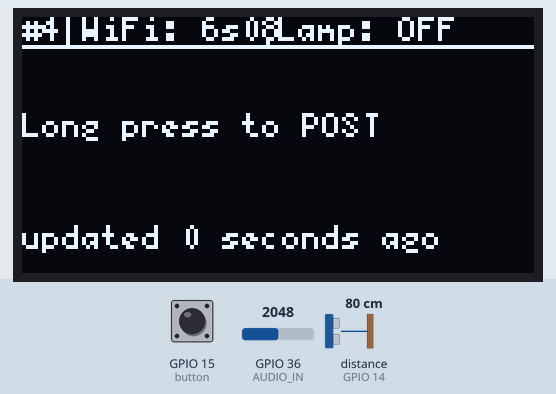
This sketch was run on a simulated ESP32. Shown: 128×64 one-colour display. Wiring (inferred from the names in the program): ultrasonic range finder: trigger GPIO 12; echo GPIO 14. The test bench sets the inputs (shaded band); at power-on: distance to the obstacle (sensor on GPIO 14) 80 cm, GPIO 15 (button) LOW, GPIO 36 (AUDIO_IN) = 2048. The echo pulse lasts 58.3 µs per cm; WiFi joins after 1.5 s; servers stay silent unless stated; uploads are accepted with an empty reply; what the sketch prints to the serial monitor is not drawn.

Above: at 5.5 s.
5.6 s: distance to the obstacle (sensor on GPIO 14) set to 2 cm
At 6.8 s:
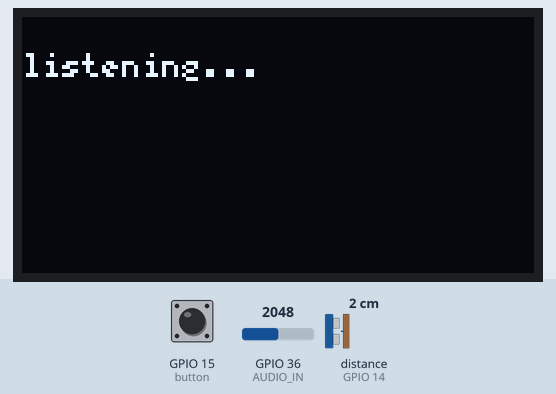
At 11.5 s:
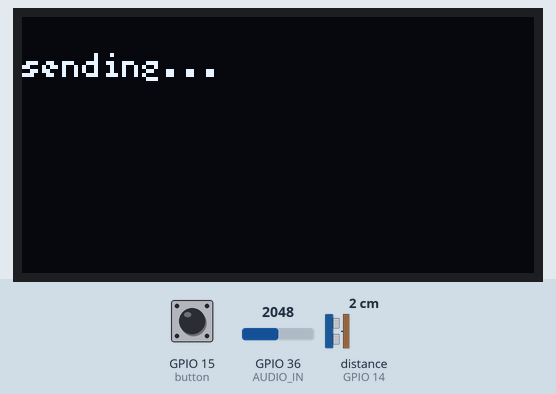
Timing chart, 0 to 13.0 s (numbered marks = the images above; inputs shaded):
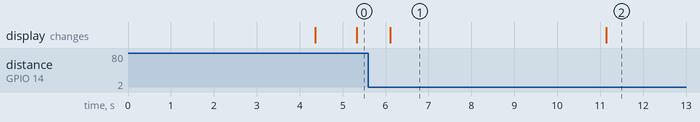

The sketch:

light_responding_lamp.ino
```cpp
/*
This code is what will be running on the single lamp
ESP32 module.
Basically, it should perform a GET request every 3 seconds,
checking to see if its status has been updated on the
server to one of the emergency states, and update the
lamp color based on that information.
*/

#include <U8g2lib.h>
#include <base64.h>
#include <WiFiClientSecure.h>

#define SCREEN U8G2_SH1106_128X64_NONAME_F_4W_HW_SPI
#define SCREEN_HEIGHT 64
#define SCREEN_WIDTH 128

// LIGHTSTATE variables
#define OFF 0
#define DIM 1
#define ON 2
#define RED 3
#define BLUE 4
#define ORANGE 5

// STATE variables
#define IDLE 0
#define MOTION 3
#define RECORDING 4
#define FIRE 5
#define SAFETY 6
#define INJURY 7
#define CANCEL 8
#define HELP_INCOMING 9
#define HELP_CLOSE 10
#define HELP_ARRIVED 11
#define RESET 12

// lamp ID in database
int ID = 4;
int LAST_STATE;

const int response_timeout = 6000; //ms to wait for response from host
const int button_pin = 15;
unsigned long get_timer = millis();
unsigned long put_timer = millis();
int put_delay = 10000;
int get_delay = 5000;
int STATE = 0;
int LIGHTSTATE = 0;
String type = "";
String message;
String status;

SCREEN oled(U8G2_R0, 5, 17, 16);

#define DELAY 1000
#define SAMPLE_FREQ 8000                           // Hz, telephone sample rate
#define SAMPLE_DURATION 5                         // duration of fixed sampling
#define NUM_SAMPLES SAMPLE_FREQ*SAMPLE_DURATION    // number of of samples
#define ENC_LEN (NUM_SAMPLES + 2 - ((NUM_SAMPLES + 2) % 3)) / 3 * 4  // Encoded length of clip

/* CONSTANTS */
//Prefix to POST request:
const String PREFIX = "{\"config\":{\"encoding\":\"MULAW\",\"sampleRateHertz\":8000,\"profanityFilter\":true,\"languageCode\": \"en-US\"}, \"audio\": {\"content\":\"";
const String SUFFIX = "\"}}"; //suffix to POST request
const int AUDIO_IN = A0; //pin where microphone is connected
const int BUTTON_PIN = 15; //pin where button is connected
const String API_KEY = "AIzaSyC2nT5F69sBBaldwhMkcf_nLxzpexAMslg";


/* Global variables*/
int button_state; //used for containing button state and detecting edges
int old_button_state; //used for detecting button edges
unsigned long time_since_sample;      // used for microsecond timing
String speech_data; //global used for collecting speech data
const char* ssid     = "6s08";     // 6s08 your network SSID (name of wifi network)
const char* password = "iesc6s08"; // iesc6s08 your network password
const char*  server = "speech.google.com";  // Server URL

WiFiClientSecure client; //global WiFiClient Secure object

//Below is the ROOT Certificate for Google Speech API authentication (we're doing https so we need this)
//don't change this!!
const char* root_ca= \
"-----BEGIN CERTIFICATE-----\n" \
"MIIDujCCAqKgAwIBAgILBAAAAAABD4Ym5g0wDQYJKoZIhvcNAQEFBQAwTDEgMB4G\n" \
"A1UECxMXR2xvYmFsU2lnbiBSb290IENBIC0gUjIxEzARBgNVBAoTCkdsb2JhbFNp\n" \
"Z24xEzARBgNVBAMTCkdsb2JhbFNpZ24wHhcNMDYxMjE1MDgwMDAwWhcNMjExMjE1\n" \
"MDgwMDAwWjBMMSAwHgYDVQQLExdHbG9iYWxTaWduIFJvb3QgQ0EgLSBSMjETMBEG\n" \
"A1UEChMKR2xvYmFsU2lnbjETMBEGA1UEAxMKR2xvYmFsU2lnbjCCASIwDQYJKoZI\n" \
"hvcNAQEBBQADggEPADCCAQoCggEBAKbPJA6+Lm8omUVCxKs+IVSbC9N/hHD6ErPL\n" \
"v4dfxn+G07IwXNb9rfF73OX4YJYJkhD10FPe+3t+c4isUoh7SqbKSaZeqKeMWhG8\n" \
"eoLrvozps6yWJQeXSpkqBy+0Hne/ig+1AnwblrjFuTosvNYSuetZfeLQBoZfXklq\n" \
"tTleiDTsvHgMCJiEbKjNS7SgfQx5TfC4LcshytVsW33hoCmEofnTlEnLJGKRILzd\n" \
"C9XZzPnqJworc5HGnRusyMvo4KD0L5CLTfuwNhv2GXqF4G3yYROIXJ/gkwpRl4pa\n" \
"zq+r1feqCapgvdzZX99yqWATXgAByUr6P6TqBwMhAo6CygPCm48CAwEAAaOBnDCB\n" \
"mTAOBgNVHQ8BAf8EBAMCAQYwDwYDVR0TAQH/BAUwAwEB/zAdBgNVHQ4EFgQUm+IH\n" \
"V2ccHsBqBt5ZtJot39wZhi4wNgYDVR0fBC8wLTAroCmgJ4YlaHR0cDovL2NybC5n\n" \
"bG9iYWxzaWduLm5ldC9yb290LXIyLmNybDAfBgNVHSMEGDAWgBSb4gdXZxwewGoG\n" \
"3lm0mi3f3BmGLjANBgkqhkiG9w0BAQUFAAOCAQEAmYFThxxol4aR7OBKuEQLq4Gs\n" \
"J0/WwbgcQ3izDJr86iw8bmEbTUsp9Z8FHSbBuOmDAGJFtqkIk7mpM0sYmsL4h4hO\n" \
"291xNBrBVNpGP+DTKqttVCL1OmLNIG+6KYnX3ZHu01yiPqFbQfXf5WRDLenVOavS\n" \
"ot+3i9DAgBkcRcAtjOj4LaR0VknFBbVPFd5uRHg5h6h+u/N5GJG79G+dwfCMNYxd\n" \
"AfvDbbnvRG15RjF+Cv6pgsH/76tuIMRQyV+dTZsXjAzlAcmgQWpzU/qlULRuJQ/7\n" \
"TBj0/VLZjmmx6BEP3ojY+x1J96relc8geMJgEtslQIxq/H5COEBkEveegeGTLg==\n" \
"-----END CERTIFICATE-----\n";

// Pins
const int TRIG_PIN = 12;
const int ECHO_PIN = 14;
//The Button pin is now pin 15
// Anything over 400 cm (23200 us pulse) is "out of range"
//~54.24 cm or 21 inches (3146 us pulse)
const unsigned int MAX_DIST = 4146;
#define TIMEOUT_PERIOD 3000
int state=1;
int last_on;
unsigned long timer;
int isDetected(void){
  unsigned long t1;
  unsigned long t2;
  unsigned long pulse_width;
  float cm;
  float inches;
  // Hold the trigger pin high for at least 10 us
  digitalWrite(TRIG_PIN, HIGH);
  delayMicroseconds(10);
  digitalWrite(TRIG_PIN, LOW);
  // Wait for pulse on echo pin
  while ( digitalRead(ECHO_PIN) == 0 );
  // Measure how long the echo pin was held high (pulse width)
  // Note: the micros() counter will overflow after ~70 min
  t1 = micros();
  while ( digitalRead(ECHO_PIN) == 1);
  t2 = micros();
  pulse_width = t2 - t1;
  // Calculate distance in centimeters and inches. The constants
  // are found in the datasheet, and calculated from the assumed speed
  //of sound in air at sea level (~340 m/s).
  cm = pulse_width / 58.0;
  inches = pulse_width / 148.0;
  // Print out results
  if ( pulse_width > MAX_DIST ) {
    return 0;
  } else {
    return 1;
    //Serial.print(cm);
    //Serial.print(" cm \t");
    //Serial.print(inches);
    //Serial.println(" in");
  }

  // Wait at least 60ms before next measurement
  delay(60);
}

class Button {
  public:
    unsigned long t_of_state_2;
    unsigned long t_of_button_change;
    unsigned long debounce_time;
    unsigned long long_press_time;
    int pin;
    int flag;
    bool button_pressed;
    int state; // This is public for the sake of convenience
    Button(int p) {
        flag = 0;
        state = 0;
        pin = p;
        t_of_state_2 = millis();       //init
        t_of_button_change = millis(); //init
        debounce_time = 10;
        long_press_time = 1000;
        button_pressed = 0;
    }
    void read() {
        int button_state = digitalRead(pin);
        button_pressed = !button_state;
    }
    int update() {
      read();
      flag = 0;
      if (state == 0) {
          if (button_pressed) {
              state = 1;
              t_of_button_change = millis();
          }
          return flag;
      } else if (state == 1) {
          if (button_pressed && millis() - t_of_button_change >= debounce_time) {
              state = 2;
              t_of_state_2 = millis();
          } else if (!button_pressed) {
              state = 0;
              t_of_button_change = millis();
          }
      } else if (state == 2) {
          if (!button_pressed){
              state = 4;
              t_of_button_change = millis();
          } else if (button_pressed && millis() - t_of_state_2 >= long_press_time){
              state = 3;
          }
      } else if (state == 3) {
          if (!button_pressed){
              state = 4;
              t_of_button_change = millis();
          }
      } else if (state == 4) {
          if (button_pressed && millis() - t_of_state_2 < long_press_time) {
              state = 2;
              t_of_button_change = millis();
          } else if (button_pressed && millis() - t_of_state_2 >= long_press_time) {
              state = 3;
              t_of_button_change = millis();
          } else if (!button_pressed && millis() - t_of_button_change >= debounce_time) {
              state = 0;
              if (millis() - t_of_state_2 <= long_press_time) {
                  flag = 1;
              } else if (millis() - t_of_state_2 >= long_press_time) {
                  flag = 2;
              }
          }
      }
      return flag;
    }
};


Button button(15); //declare button object


void setup() {
  Serial.begin(115200);
  Serial.println("Starting...");
  // The Trigger pin will tell the sensor to range find
  pinMode(TRIG_PIN, OUTPUT);
  digitalWrite(TRIG_PIN, LOW);
  oled.setFont(u8g2_font_5x7_tf); //set font on oled
  oled.begin();
  WiFi.begin(ssid,password); //WiFi.begin(ssid,password);      //attempt to connect to wifi
  oled.setCursor(0, 15);  //set cursor
  speech_data.reserve(PREFIX.length()+ENC_LEN+SUFFIX.length());
  oled.print("Starting"); //print starting message
  oled.sendBuffer();      //send it (so it displays)
  start_WiFi();
  Serial.println("Started.");
  status = do_get();
}


void loop() {
  oled.clearBuffer();
  int bv = button.update(); //get button value
  switch (STATE) {
    case IDLE:
      message = "Long press to POST";
      if (bv == 2){
        STATE = FIRE;
      }
      if (isDetected() == 1 and last_on != isDetected()){
        do_put("0.5");
        if (listen() == 1){
          STATE = FIRE;
        }
        put_timer = millis();
      }
      break;
    case FIRE: {
      if (bv == 2){
        String output = do_post("IDLE");
        STATE = IDLE;
        LIGHTSTATE = ON;//Delay and then dim
      } else {
        String output = do_post("FIRE");
        message = output;
        LIGHTSTATE = RED;
      }
      break;
      }
    }
  switch (LIGHTSTATE) {
    case OFF:
      oled.setCursor(64, 6);
      oled.print("Lamp: OFF");
      break;
    case DIM:
      oled.setCursor(64, 6);
      oled.print("Lamp: DIM");
      break;
    case ON:
      oled.setCursor(64, 6);
      oled.print("Lamp: ON");
      break;
    case RED:
      oled.setCursor(64, 6);
      oled.print("Lamp: RED");
      break;
    case BLUE:
      oled.setCursor(64, 6);
      oled.print("Lamp: BLUE");
      break;
    case ORANGE:
      oled.setCursor(64, 6);
      oled.print("Lamp: ORANGE");
      break;
  }
  // update the status if we haven't checked in a while
  if (millis() - get_timer > get_delay) {
    String get = do_get();
    status = get;
    get_timer = millis();
    if (status == "FIRE"){
      LIGHTSTATE = RED;
    } else if (status == "IDLE"){
      LIGHTSTATE = ON;
    } else if (status == "ACCEPTED") {
      LIGHTSTATE = BLUE;
    }
  }
  // "put" if we don't see motion for a while
  if (isDetected() == 1 && millis() - put_timer > put_delay) {
    Serial.println("doing the PUT request");
    do_put("0.1");
    put_timer = millis();
  }
  // draw lines for the "status bar"
  oled.drawLine(0, 7, 128, 7);
  oled.drawLine(11, 0, 11, 7);
  oled.drawLine(61, 0, 61, 7);
  // print the main message at center screen
  pretty_print(0, 30, message, 5, 7, 1, oled);
  // print the status bar message along the top
  pretty_print(0,6,"#" + String(ID) + String(" WiFi: ") + String(WiFi.SSID()),5,7,1,oled);
  // print the "last updated" at the bottom
  pretty_print(0, 58,String("updated ") + String((millis()-get_timer)/1000) + String(" seconds ago"),5,7,1,oled);
  last_on = isDetected();
  oled.sendBuffer();
  LAST_STATE = STATE;
}


String do_get(){
  String out = "";
  WiFiClient client; //instantiate a client object
  if (client.connect("iesc-s1.mit.edu", 80)) { //try to connect to iesc-s1.mit.edu
    client.println("GET /608dev/sandbox/linnear/emergencyRequest.py?ID="+String(ID)+"&type=lamp HTTP/1.1");
    client.println("Host: iesc-s1.mit.edu");
    client.print("\r\n");
    unsigned long count = millis();
    while (client.connected()) { //while we remain connected read out data coming back
      String line = client.readStringUntil('\n');
      Serial.println(line);
      if (line == "\r") { //found a blank line!
        //headers have been received! (indicated by blank line)
        break;
      }
      if (millis()-count>6000) break;
    }
    count = millis();
    String op; //create empty String object
    while (client.available()) { //read out remaining text (body of response)
      op+=(char)client.read();
    }
    out += op;
    Serial.println(op);
    client.stop();
    Serial.println();
    Serial.println("-----------");
  }else{
    Serial.println("connection failed");
    Serial.println("wait 0.5 sec...");
    client.stop();
    delay(300);
  }
  return out;
}


String do_post(String inp){
  String out = "";
  WiFiClient client; //instantiate a client object
  if (client.connect("iesc-s1.mit.edu", 80)) { //try to connect to iesc-s1.mit.edu
    String body = "{\"type\":\"lamp\",\"status\":\""+String(inp)+"\",\"ID\":"+String(ID)+"}";
    client.println("POST /608dev/sandbox/linnear/emergencyRequest.py HTTP/1.1");
    client.println("Host: iesc-s1.mit.edu");
    client.println("Content-Type: application/json");
    client.println("Content-Length: " + String(body.length()));
    client.print("\r\n");
    client.print(body);
    unsigned long count = millis();
    while (client.connected()) { //while we remain connected read out data coming back
      String line = client.readStringUntil('\n');
      Serial.println(line);
      if (line == "\r") { //found a blank line!
        //headers have been received! (indicated by blank line)
        break;
      }
      if (millis()-count>6000) break;
    }
    count = millis();
    String op; //create empty String object
    while (client.available()) { //read out remaining text (body of response)
      op+=(char)client.read();
    }
    out += op;
    Serial.println(op);
    client.stop();
    Serial.println();
    Serial.println("-----------");
  }else{
    Serial.println("connection failed");
    Serial.println("wait 0.5 sec...");
    client.stop();
    delay(300);
  }
  return out;
}


String do_put(String inp){
  String out = "";
  WiFiClient client; //instantiate a client object
  if (client.connect("iesc-s1.mit.edu", 80)) { //try to connect to iesc-s1.mit.edu
    String body = "{\"type\":\"lamp\",\"status\":"+String(inp)+",\"ID\":"+String(ID)+"}";
    client.println("POST /608dev/sandbox/linnear/emergencyRequest.py HTTP/1.1");
    client.println("Host: iesc-s1.mit.edu");
    client.println("Content-Type: application/json");
    client.println("Content-Length: " + String(body.length()));
    client.print("\r\n");
    client.print(body);
    unsigned long count = millis();
    while (client.connected()) { //while we remain connected read out data coming back
      String line = client.readStringUntil('\n');
      Serial.println(line);
      if (line == "\r") { //found a blank line!
        //headers have been received! (indicated by blank line)
        break;
      }
      if (millis()-count>6000) break;
    }
    count = millis();
    String op; //create empty String object
    while (client.available()) { //read out remaining text (body of response)
      op+=(char)client.read();
    }
    out += op;
    Serial.println(op);
    client.stop();
    Serial.println();
    Serial.println("-----------");
  }else{
    Serial.println("connection failed");
    Serial.println("wait 0.5 sec...");
    client.stop();
    delay(300);
  }
  return out;
}


void pretty_print(int startx, int starty, String input, int fwidth, int fheight, int spacing, SCREEN &display){
  int y = starty;
  int input_ind = 0;
  int width = (SCREEN_WIDTH - startx)/fwidth;
  while (input_ind < input.length()){
    if (y > SCREEN_HEIGHT){
      break;
      }
    oled.setCursor(startx,y);
    String str = input.substring(input_ind, input_ind+width);
    if (str.indexOf("\n") != -1){
      str = str.substring(0, str.indexOf("\n") + 1);
      input_ind = input_ind + str.length();
      }
    else {
      input_ind = input_ind + width;
      }
    oled.print(str);
    y = y + fheight + spacing;
    oled.setCursor(startx, y);
    }
}


//Start up WiFi.
void start_WiFi(){
  int count = 0; //count used for Wifi check times
  while (WiFi.status() != WL_CONNECTED && count<6) {
    delay(500);
    Serial.print(".");
    count++;
  }
  delay(2000);
  if (WiFi.isConnected()) { //if we connected then print our IP, Mac, and SSID we're on
    Serial.println(WiFi.localIP().toString() + " (" + WiFi.macAddress() + ") (" + WiFi.SSID() + ")");
    delay(500);
  } else { //if we failed to connect just ry again.
    Serial.println(WiFi.status());
    ESP.restart(); // restart the ESP
  }
}

int listen(){
    int alert = 0;
    client.setCACert(root_ca);
    delay(200);
    Serial.println("listening...");
    oled.clearBuffer();    //clear the screen contents
    oled.drawStr(0,15,"listening...");
    oled.sendBuffer();     // update the screen
    record_audio();
    Serial.println("sending...");
    oled.clearBuffer();    //clear the screen contents
    oled.drawStr(0,15,"sending...");
    oled.sendBuffer();     // update the screen
    Serial.print("\nStarting connection to server...");
    delay(300);
    bool conn = false;
    for (int i=0; i<10; i++){
      if (client.connect(server,443));{
        conn = true;
        break;
      }
      Serial.print(".");
      delay(300);
    }
    if (!conn){
        Serial.println("Connection failed!");
        return 0;
    }else {
      Serial.println("Connected to server!");
      // Make a HTTP request:
    delay(200);
    client.println("POST https://speech.googleapis.com/v1/speech:recognize?key="+API_KEY+"  HTTP/1.1");
    client.println("Host: speech.googleapis.com");
    client.println("Content-Type: application/json");
    client.println("Cache-Control: no-cache");
    client.println("Content-Length: " + String(speech_data.length()));
    client.print("\r\n");
    int len = speech_data.length();
    int ind = 0;
    int jump_size=3000;
    while (ind<len){
      delay(100);//experiment with this number!
      if (ind+jump_size<len) client.print(speech_data.substring(ind,ind+jump_size));
      else client.print(speech_data.substring(ind));
      ind+=jump_size;
    }
    //client.print("\r\n\r\n");
    unsigned long count = millis();
    while (client.connected()) {
      String line = client.readStringUntil('\n');
      Serial.print(line);
      if (line == "\r") { //got header of response
        Serial.println("headers received");
        break;
      }
      if (millis()-count>4000) break;
    }
    Serial.println("Response...");
    count = millis();
    while (!client.available()) {
      delay(100);
      Serial.print(".");
      if (millis()-count>4000) break;
    }
    Serial.println();
    Serial.println("-----------");
    String op;
    while (client.available()) {
      op+=(char)client.read();
    }
    Serial.println(op);
    int trans_id = op.indexOf("transcript");
    if (trans_id != -1){
      int foll_coll = op.indexOf(":",trans_id);
      int starto = foll_coll+2; //starting index
      int endo = op.indexOf("\"",starto+1); //ending index
      oled.clearBuffer();    //clear the screen contents
      oled.setCursor(0,15);
      String message = op.substring(starto+1,endo);
      if(message == "fire fire fire"){
        alert = 1;
      }
      else {
        oled.print(message);

      }
      oled.sendBuffer();     // update the screen
      delay(2000);
    }
    Serial.println("-----------");
    client.stop();
    Serial.println("done");

    }
    return alert;
}

void record_audio() {
  int sample_num = 0;    // counter for samples
  int enc_index = PREFIX.length()-1;    // index counter for encoded samples
  float time_between_samples = 1000000/SAMPLE_FREQ;
  int value = 0;
  uint8_t raw_samples[3];   // 8-bit raw sample data array
  String enc_samples;     // encoded sample data array
  unsigned long time_since_begin = millis();
  time_since_sample = micros();
  Serial.println(NUM_SAMPLES);
  speech_data = PREFIX;
  while (sample_num<NUM_SAMPLES and millis() - time_since_begin < 5000) {   //read in NUM_SAMPLES worth of audio data
    value = analogRead(AUDIO_IN);  //make measurement
    raw_samples[sample_num%3] = mulaw_encode(value-1241); //remove 1.0V offset (from 12 bit reading)
    sample_num++;
    if (sample_num%3 == 0) {
      speech_data+=base64::encode(raw_samples, 3);
    }

    // wait till next time to read
    while (micros()-time_since_sample <= time_between_samples); //wait...
    time_since_sample = micros();
  }
  speech_data += SUFFIX;
}

int8_t mulaw_encode(int16_t sample){
   const uint16_t MULAW_MAX = 0x1FFF;
   const uint16_t MULAW_BIAS = 33;
   uint16_t mask = 0x1000;
   uint8_t sign = 0;
   uint8_t position = 12;
   uint8_t lsb = 0;
   if (sample < 0)
   {
      sample = -sample;
      sign = 0x80;
   }
   sample += MULAW_BIAS;
   if (sample > MULAW_MAX)
   {
      sample = MULAW_MAX;
   }
   for (; ((sample & mask) != mask && position >= 5); mask >>= 1, position--)
        ;
   lsb = (sample >> (position - 4)) & 0x0f;
   return (~(sign | ((position - 5) << 4) | lsb));
}
```

Measured:
- after the input at 5.6 s, the display: changes after 0.51 s (image 1)
- what the display in image 1 shows lasts 5.0 s, from 6.1 s to 11.1 s
